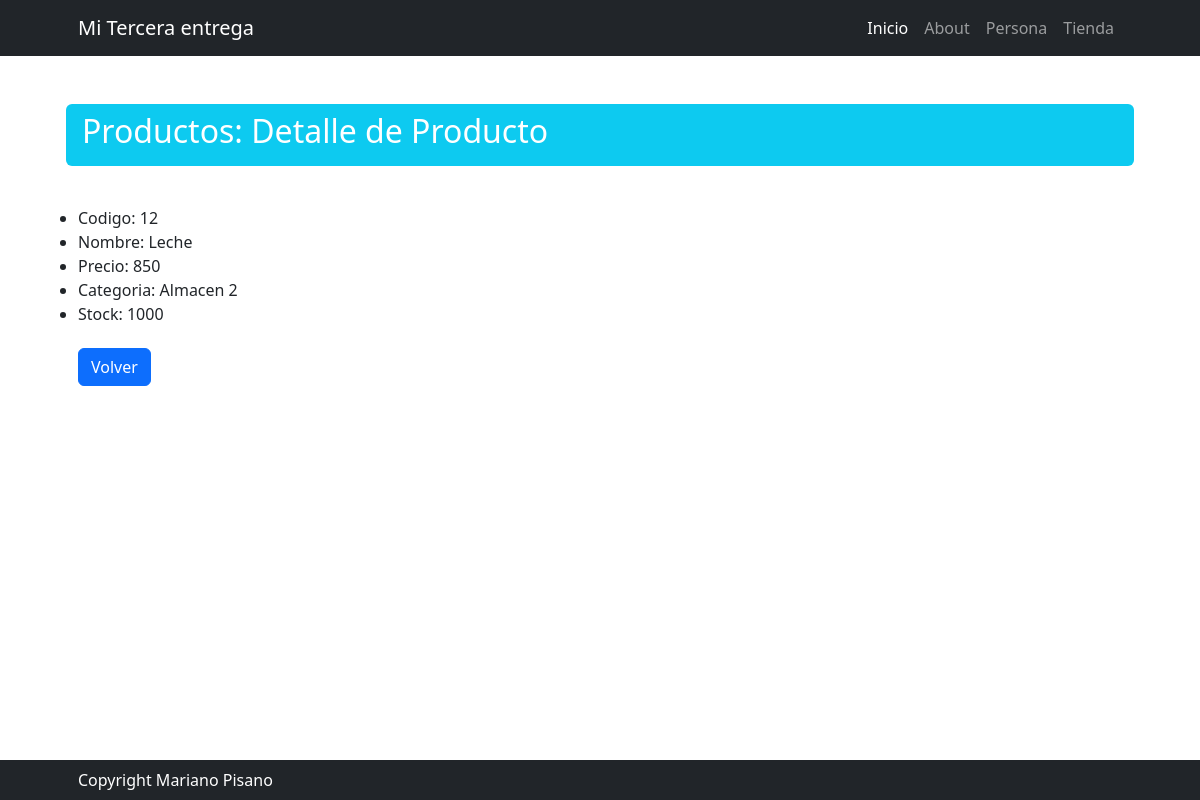
The app's page /tienda/producto/detail/12 with its own data.
### tienda/models.py (models this page shows, shortened)
class Producto(models.Model):
    codigo = models.IntegerField(primary_key=True)
    nombre = models.CharField(max_length=50)
    precio = models.IntegerField()
    categoria = models.ForeignKey(Categoria, on_delete=models.CASCADE)
    stock = models.IntegerField()

class Categoria(models.Model):
    codigo = models.IntegerField(primary_key=True)
    nombre = models.CharField(max_length=50, unique=True)
    descripcion = models.CharField(max_length=50, verbose_name="Descripción", null=True, blank=True)

### tienda/views.py (the view)
# urls.py: path("producto/detail/<int:pk>", views.producto_detail, name="producto_detail"),
def producto_detail(request, pk: int):
    query = models.Producto.objects.get(codigo=pk)
    return render(request, "tienda/producto_detail.html", {"producto": query})

### tienda/templates/tienda/producto_detail.html (shortened to what this page needs)
{% extends 'core/base.html' %}
{% block titulo %}
    Productos: Detalle de Producto
{% endblock titulo %}
{% block contenido %}
    <ul>
            <li>Codigo: {{ producto.codigo }}</li>
            <li>Nombre: {{ producto.nombre }}</li>
            <li>Precio: {{ producto.precio }}</li>
            <li>Categoria: {{ producto.categoria.nombre }}</li>
            <li>Stock: {{ producto.stock }}</li>
    </ul>
    <div class="fs-3 pb-4">
        <a class="btn btn-primary" href="{% url 'tienda:producto_list' %}">Volver</a>
    </div>
{% endblock contenido %}

### records on screen
Producto: codigo "12", nombre "Leche", precio "850", categoria.nombre "Almacen 2", stock "1000"
